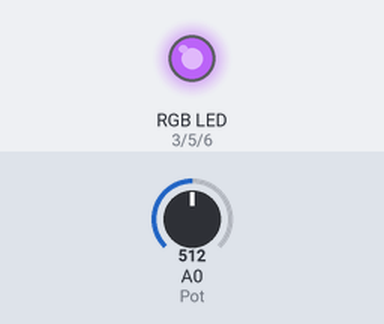
Bench run of a sketch on a simulated Arduino Uno, built with avr-gcc and run on an emulated ATmega328P. On the bench: an RGB LED mixed from three pins (HIGH = lit). Inputs (shaded band) come from the test bench; at power-on: A0 (Pot) = 512.

Above: at 0.1 s.
At 3.3 s:
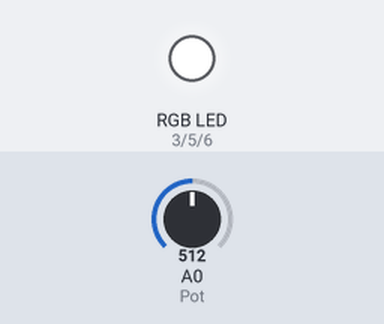
3.4 s: A0 (Pot) set to 0
At 5.8 s:
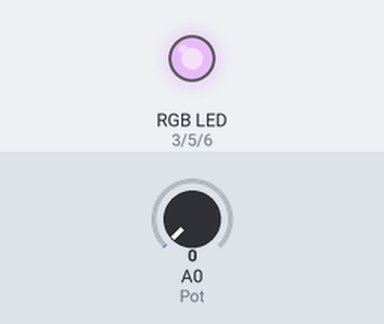
Timing chart, 0 to 5.3 s (numbered marks = the images above; inputs shaded):
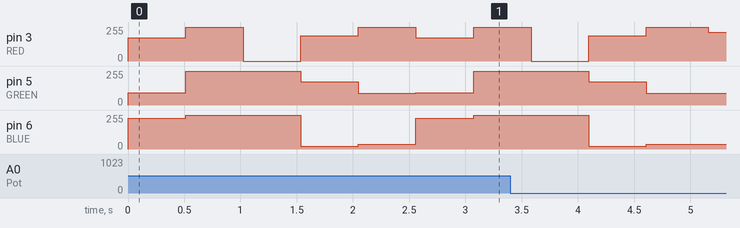

The sketch:

LED_RGB2019485.ino
```cpp
/*
 * Fundacion Kinal
 * Centro educativo tecnico laboral Kinal
 * Perito en electonica
 * Quinto perito
 * EB5AM
 * Taller de electronica digital y reparacion de computadoras
 * Nombre: Diego Alejandro Culajay Gonzalez
 * Carnet: 2019485
*/

#define RED 3
#define GREEN 5
#define BLUE 6
#define Pot A0
int POTPIN = 0;

void setup() {
  Serial.begin(9600);
  pinMode(3, OUTPUT);
  pinMode(5, OUTPUT);
  pinMode(6, OUTPUT);
  pinMode(Pot,INPUT);
}

void loop() {
  RGB();
}

 void RGB(){
  int valor = analogRead(POTPIN);
  int mapeo = map(valor,0,1203,0,255);
  analogWrite(RED, 174);
  analogWrite(GREEN, 92);
  analogWrite(BLUE, 230);
  delay(valor);
  analogWrite(RED, 255);
  analogWrite(GREEN, 255);
  analogWrite(BLUE, 255);
  delay(valor);
  analogWrite(RED, 0);
  analogWrite(GREEN, 255);
  analogWrite(BLUE, 255);
  delay(valor);
  analogWrite(RED, 189);
  analogWrite(GREEN, 174);
  analogWrite(BLUE, 20);
  delay(valor);
  analogWrite(RED, 255);
  analogWrite(GREEN, 87);
  analogWrite(BLUE, 35);
  delay(valor);
  }
```
